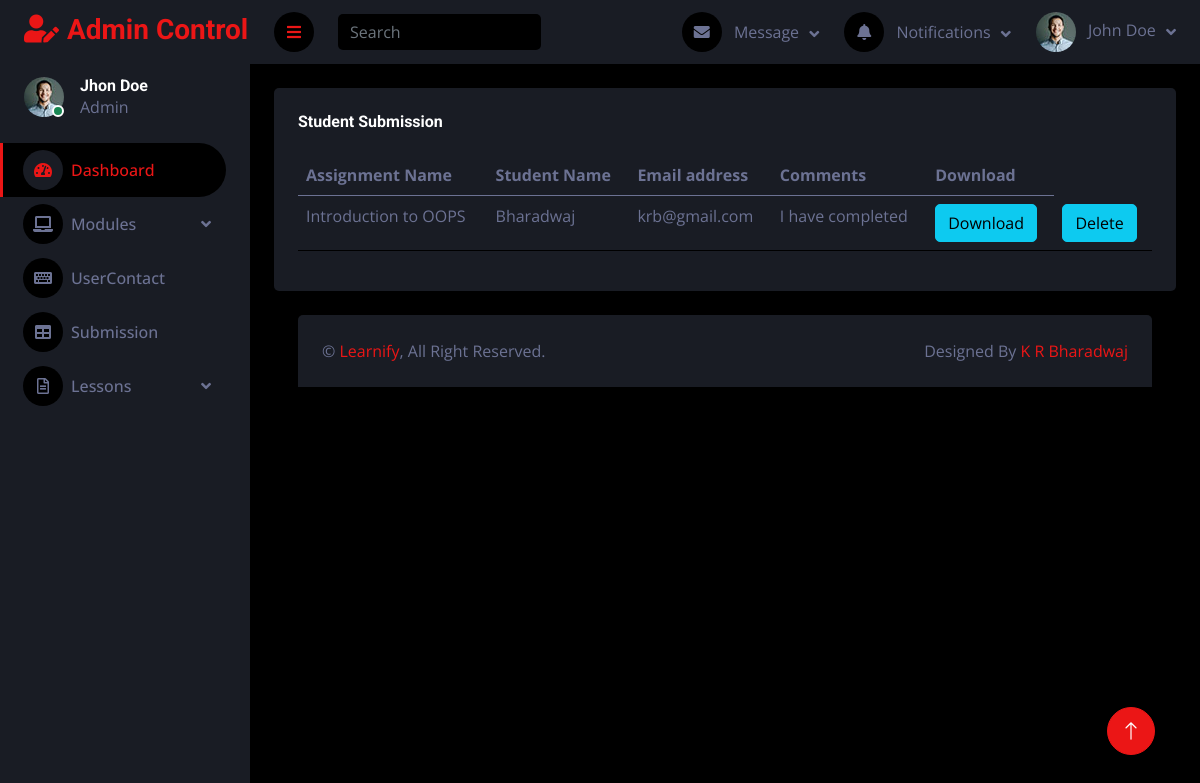
Screenshot of /Admapp/DisplaySubmission/ with the database file from the repository.
### webapp/models.py (models this page shows)
class Usersubmitdb(models.Model):
    Uname = models.CharField(max_length=200,blank=True,null=True)
    Modname = models.CharField(max_length=200,blank=True,null=True)
    Name = models.CharField(max_length=200,blank=True,null=True)
    Email = models.EmailField(max_length=200,blank=True,null=True)
    Comments = models.CharField(max_length=500,blank=True,null=True)
    Upload = models.FileField(upload_to='Submit',max_length=250)

### Adminapp/views.py (the view)
# urls.py: path('DisplaySubmission/',views.DisplaySubmission,name="DisplaySubmission"),
def DisplaySubmission(req):
    submit = Usersubmitdb.objects.all()
    return render(req,"DisplaySubmission.html",{'submit':submit})

### Adminapp/templates/DisplaySubmission.html (shortened to what this page needs)
<!DOCTYPE html>
{% extends 'AdmIndex.html' %}
{% block content %}
<html lang="en">
<head>
</head>
<body>
<div class="col-xl-12 col-l-6">
                        <div class="bg-secondary rounded h-100 p-4">
                            <h6 class="mb-4">Student Submission</h6>
                            <table class="table table-responsive">
                                <thead>
                                    <tr>
                                        <th scope="col">Assignment Name</th>
                                        <th scope="col">Student Name</th>
                                        <th scope="col">Email address</th>
                                        <th scope="col">Comments</th>
                                        <th scope="col">Download</th>
                                    </tr>
                                </thead>
                                <tbody>
                                {% for i in submit %}
                                    <tr>
                                        <td>{{i.Modname}}</td>
                                        <td>{{i.Name}}</td>
                                        <td>{{i.Email}}</td>
                                        <td>{{i.Comments}}</td>
                                        <td><a class="btn btn-info btn-round waves-effect waves-dark" href="{{i.Upload.url}}">Download</a></td>
                                        <td>
                                            <form action="{% url 'Submitdelete' dataid=i.id %}">
                                                <button class="btn btn-info btn-round waves-effect waves-dark">Delete</button>
                                            </form>
                                        </td>
                                    </tr>
                                {% endfor %}
                                </tbody>
                            </table>
                        </div>
                    </div>
</body>
</html>
{% endblock %}

### Adminapp/static/css/style.css (style rules this page uses)
:root { --primary: #EB1616; --secondary: #191C24; --light: #6C7293; --dark: #000000; }
.btn { transition: .5s; }

### rows the page displays
Usersubmitdb: Modname "Introduction to OOPS", Name "Bharadwaj", Email "krb@gmail.com", Comments "I have completed"
